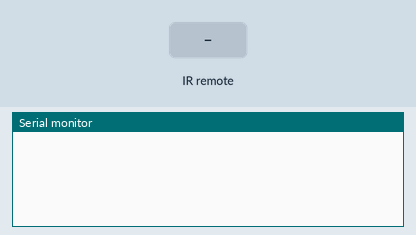
Recording of a sketch running on a simulated Arduino Mega 2560, built with avr-gcc and run on an emulated ATmega2560. Parts: the last lines printed to the serial monitor. The inputs (shaded band) are chosen by the test bench.

Above: at 1.2 s.
1.3 s: infrared code 0x45 received
At 2.3 s:
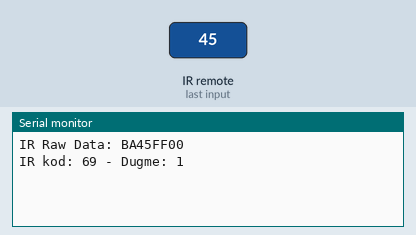
2.9 s: infrared code 0x46 received
At 3.6 s:
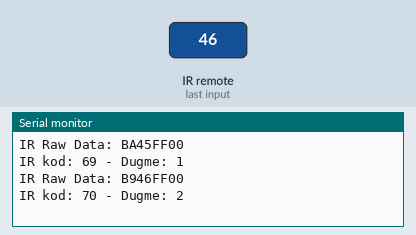
4.5 s: infrared code 0x44 received
At 5.8 s:
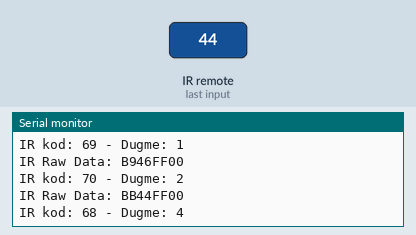
6.1 s: infrared code 0x40 received
At 7.4 s:
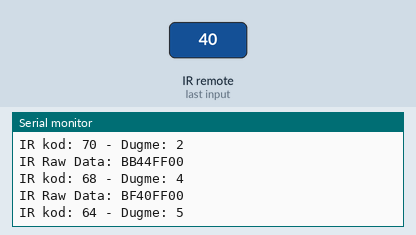
7.7 s: infrared code 0x43 received
At 8.6 s:
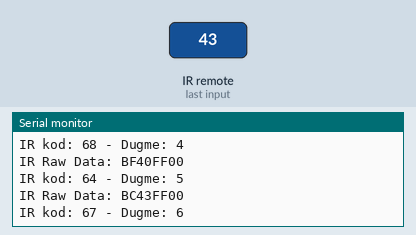
9.3 s: infrared code 0x7 received
At 9.9 s:
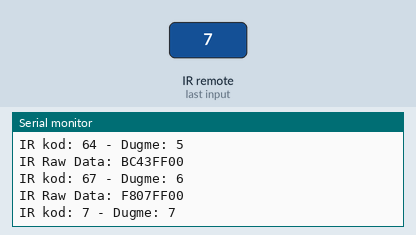
Timing chart, 0 to 11.9 s (numbered marks = the images above; inputs shaded):
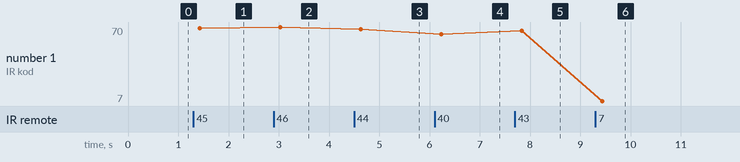

The sketch:

ir.ino
```cpp
#include <IRremote.hpp>

// Definišite pin za IR prijemnik
#define IR_RECEIVE_PIN 31

String get_pressed_button_name(int code) {
  switch (code) {
    case 69: return "1";
    case 70: return "2";
    case 71: return "3";
    case 68: return "4";
    case 64: return "5";
    case 67: return "6";
    case 7:  return "7";
    case 21: return "8";
    case 9:  return "9";
    case 22: return "*";
    case 25: return "0";
    case 13: return "#";
    case 24: return "UP";
    case 82: return "DOWN";
    case 8:  return "LEFT";
    case 90: return "RIGHT";
    case 28: return "OK";
    default: return "Unknown";
  }
}

void setup() {
  // Postavite serijsku komunikaciju za ispis na serijski monitor
  Serial.begin(9600);

  // Inicijalizujte IR prijemnik
  IrReceiver.begin(IR_RECEIVE_PIN, DISABLE_LED_FEEDBACK);
}

void loop() {
  // Proverite da li je primljen IR signal
  if (IrReceiver.decode()) {
    // Ispišite sirove podatke signala
    Serial.print("IR Raw Data: ");
    Serial.println(IrReceiver.decodedIRData.decodedRawData, HEX);

    // Ispišite primljeni IR kod na serijski monitor
    int code = IrReceiver.decodedIRData.command;
    String button_name = get_pressed_button_name(code);

    Serial.print("IR kod: ");
    Serial.print(code);
    Serial.print(" - Dugme: ");
    Serial.println(button_name);

    // Ponovno pokrenite IR prijemnik da biste primili sledeći signal
    IrReceiver.resume();
  }

  // Dodajte dodatno kašnjenje kako biste omogućili IR prijemniku više vremena za resetovanje
  delay(200);
}
```

Measured:
- after the input at 1.3 s, the serial monitor: prints a new line after 0.10 s (image 1)
- after the input at 2.9 s, the serial monitor: prints a new line after 0.10 s (image 2)
- after the input at 4.5 s, the serial monitor: prints a new line after 0.11 s (image 3)
- after the input at 6.1 s, the serial monitor: prints a new line after 0.11 s (image 4)
- after the input at 7.7 s, the serial monitor: prints a new line after 0.11 s (image 5)
- after the input at 9.3 s, the serial monitor: prints a new line after 0.11 s (image 6)
- plotted number 1: 69 → 70 after the input at 2.9 s, 70 → 68 after the input at 4.5 s, 68 → 64 after the input at 6.1 s, 64 → 67 after the input at 7.7 s, 67 → 7 after the input at 9.3 s
